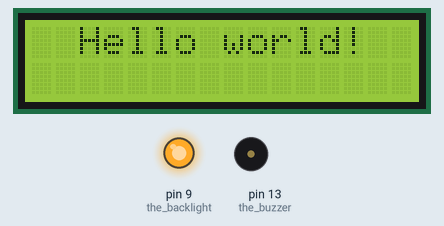
Bench run of a sketch on a simulated Arduino Uno, built with avr-gcc and run on an emulated ATmega328P. Parts: 16×2 character LCD, output pins drawn as LEDs (lit = HIGH), buzzer (waves = sounding).

Above: at 0.1 s.
At 2.1 s:
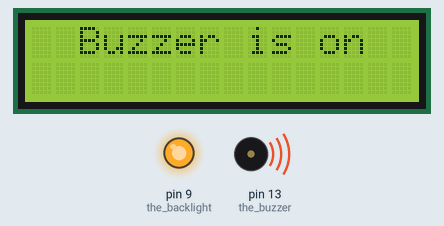
At 3.1 s:
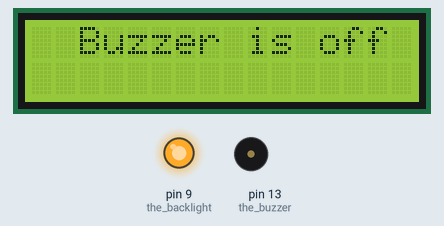
Timing chart, 0 to 130.0 s (numbered marks = the images above):
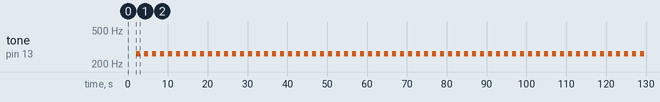

The sketch:

LCDTest.ino
```cpp
//LCDTestExample by Nodcah
//A simple sketch to make sure your Serial LCD Kit from Sparkfun
//is working

#include <LiquidCrystal.h>

LiquidCrystal lcd(2,3,4,5,6,7,8);

void setup() {
  pinMode(9, OUTPUT); //the backlight
  pinMode(13, OUTPUT); //the buzzer

  lcd.begin(16, 2); //16 chars wide, 2 tall

  digitalWrite(9, HIGH); //set the backlight to HIGH

  lcd.print("  Hello world!  "); //use spaces to center the text
  delay(2000);
}

void loop() {
  //buzzer turns on and off and its status is displayed on the LCD
  lcd.clear();
  lcd.print("  Buzzer is on  ");
  tone(13, 262, 1000);
  delay(1000);
  lcd.clear();
  lcd.print("  Buzzer is off ");
  delay(1000);
  }
```

Measured:
- by itself, tone on pin 13 (the_buzzer): alternates 262 Hz for 1.0 s and silent for 1.0 s
- what the display in image 1 shows lasts 1.0 s, from 2.1 s to 3.1 s
